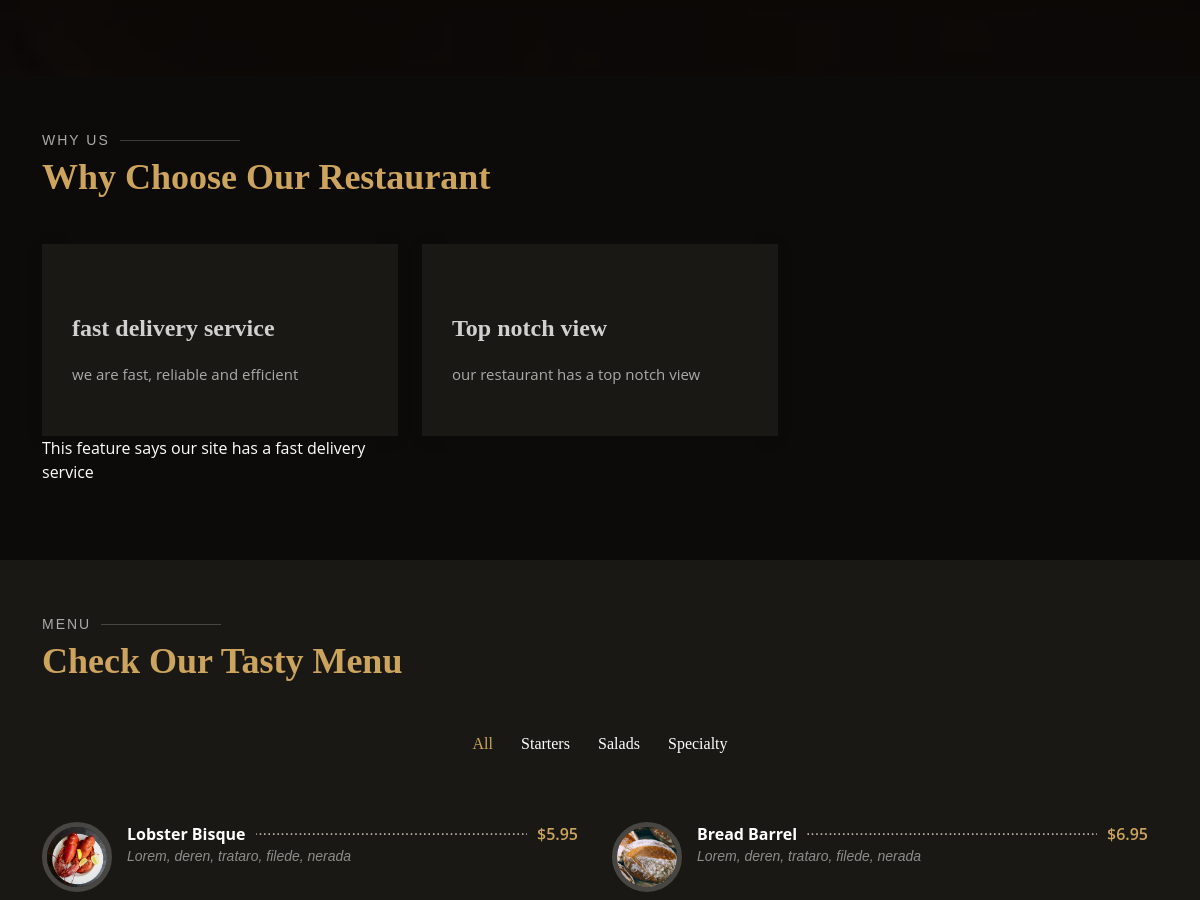
The app's page / (middle part), older data.
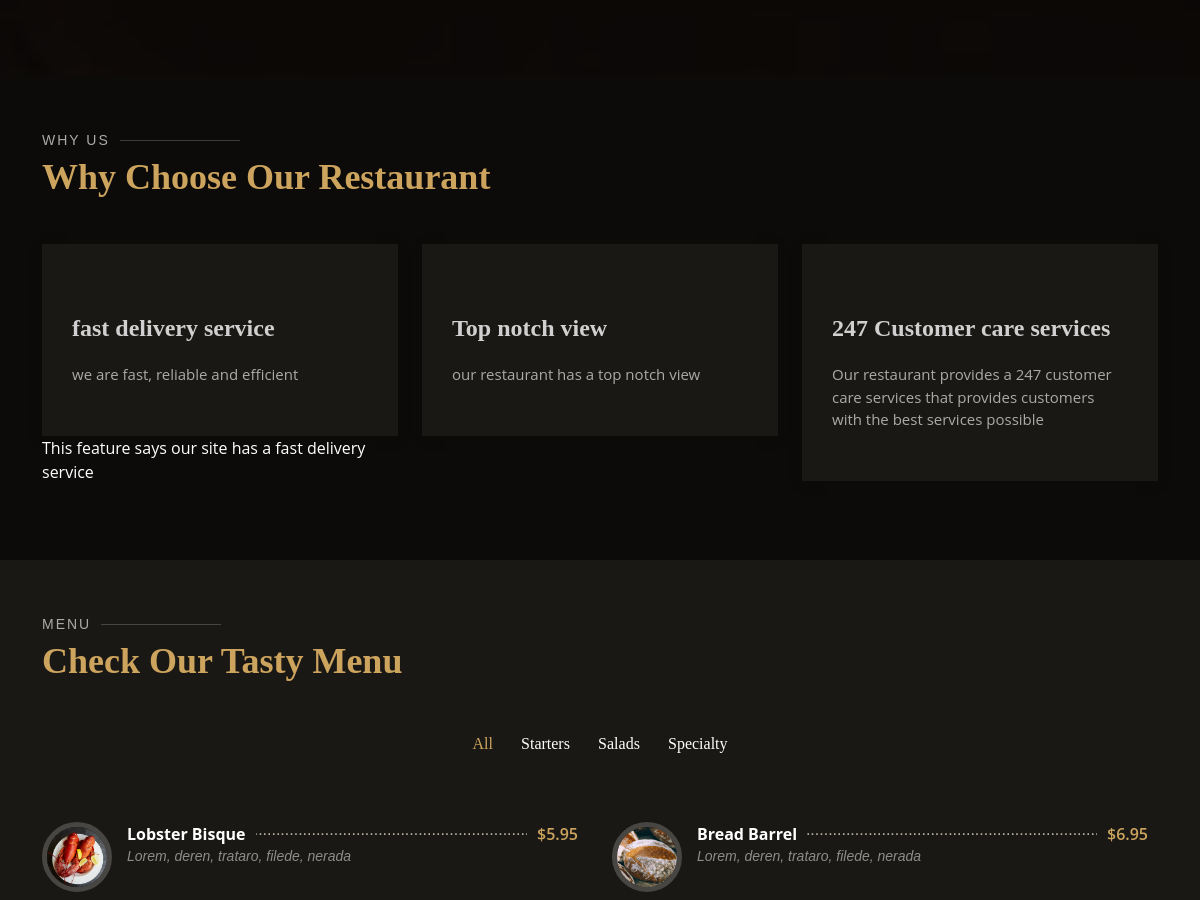
The same page, newer data.
### myapp/models.py (models this page shows)
class Feature(models.Model):
    name = models.CharField(max_length=100, default='default name value')
    details = models.CharField(max_length=500, default='default details value')

### myapp/views.py (the view)
# urls.py: path('', views.index, name= 'index'),
def index(request):
    features = Feature.objects.all()
    return render(request, 'index.html', {'features':features})

### Templates/index.html (shortened to what this page needs)
{% load static %}
<!DOCTYPE html>
<html lang="en">
<head>
  <link href="{% static ' assets/vendor/animate.css/animate.min.css' %}" rel="stylesheet">
  <link href="{% static ' assets/vendor/aos/aos.css" rel="stylesheet' %}">
  <link href="{% static ' assets/vendor/bootstrap/css/bootstrap.min.css' %}" rel="stylesheet">
  <link href="{% static ' assets/vendor/bootstrap-icons/bootstrap-icons.css' %}" rel="stylesheet">
  <link href="{% static ' assets/vendor/boxicons/css/boxicons.min.css' %}" rel="stylesheet">
  <link href="{% static ' assets/vendor/glightbox/css/glightbox.min.css' %}" rel="stylesheet">
  <link href="{% static ' assets/vendor/swiper/swiper-bundle.min.css' %}" rel="stylesheet">
  <link href="{% static 'assets/css/style.css' %}" rel="stylesheet">
</head>
<body>
  <main id="main">
    <section id="about" class="about">
    </section>
    <section id="why-us" class="why-us">
      <div class="container" data-aos="fade-up">
        <div class="section-title">
          <h2>Why Us</h2>
          <p>Why Choose Our Restaurant</p>
        </div>
        <div class="row">
         {% for feature in features %}
          <div class="col-lg-4">
            <div class="box" data-aos="zoom-in" data-aos-delay="100">
              <h4>{{feature.name}}</h4>
              <p>{{feature.details}}</p>
            </div>
            {% if feature.name == 'fast delivery service' %}
            <p>This feature says our site has a fast delivery service</p>
            {% endif %}
          </div>
          {% endfor %}
      </div>
    </section>
    <section id="menu" class="menu section-bg">
      <div class="container" data-aos="fade-up">
        <div class="section-title">
          <h2>Menu</h2>
          <p>Check Our Tasty Menu</p>
        </div>
        <div class="row" data-aos="fade-up" data-aos-delay="100">
          <div class="col-lg-12 d-flex justify-content-center">
            <ul id="menu-flters">
              <li data-filter="*" class="filter-active">All</li>
              <li data-filter=".filter-starters">Starters</li>
              <li data-filter=".filter-salads">Salads</li>
              <li data-filter=".filter-specialty">Specialty</li>
            </ul>
          </div>
        </div>
        <div class="row menu-container" data-aos="fade-up" data-aos-delay="200">
          <div class="col-lg-6 menu-item filter-starters">
            <img src="{% static 'assets/img/menu/lobster-bisque.jpg' %}" class="menu-img" alt="">
            <div class="menu-content">
              <a href="#">Lobster Bisque</a><span>$5.95</span>
            </div>
            <div class="menu-ingredients">
              Lorem, deren, trataro, filede, nerada
            </div>
          </div>
          <div class="col-lg-6 menu-item filter-specialty">
            <img src="{% static 'assets/img/menu/bread-barrel.jpg' %}" class="menu-img" alt="">
            <div class="menu-content">
              <a href="#">Bread Barrel</a><span>$6.95</span>
            </div>
            <div class="menu-ingredients">
              Lorem, deren, trataro, filede, nerada
            </div>
          </div>
        </div>
      </div>
    </section>
  </main>
</body>
</html>

Row changes from the older to the newer data that the page shows:
added Feature: name "247 Customer care services", details "Our restaurant provides a 247 customer care services that provides customers with the best services possible"
